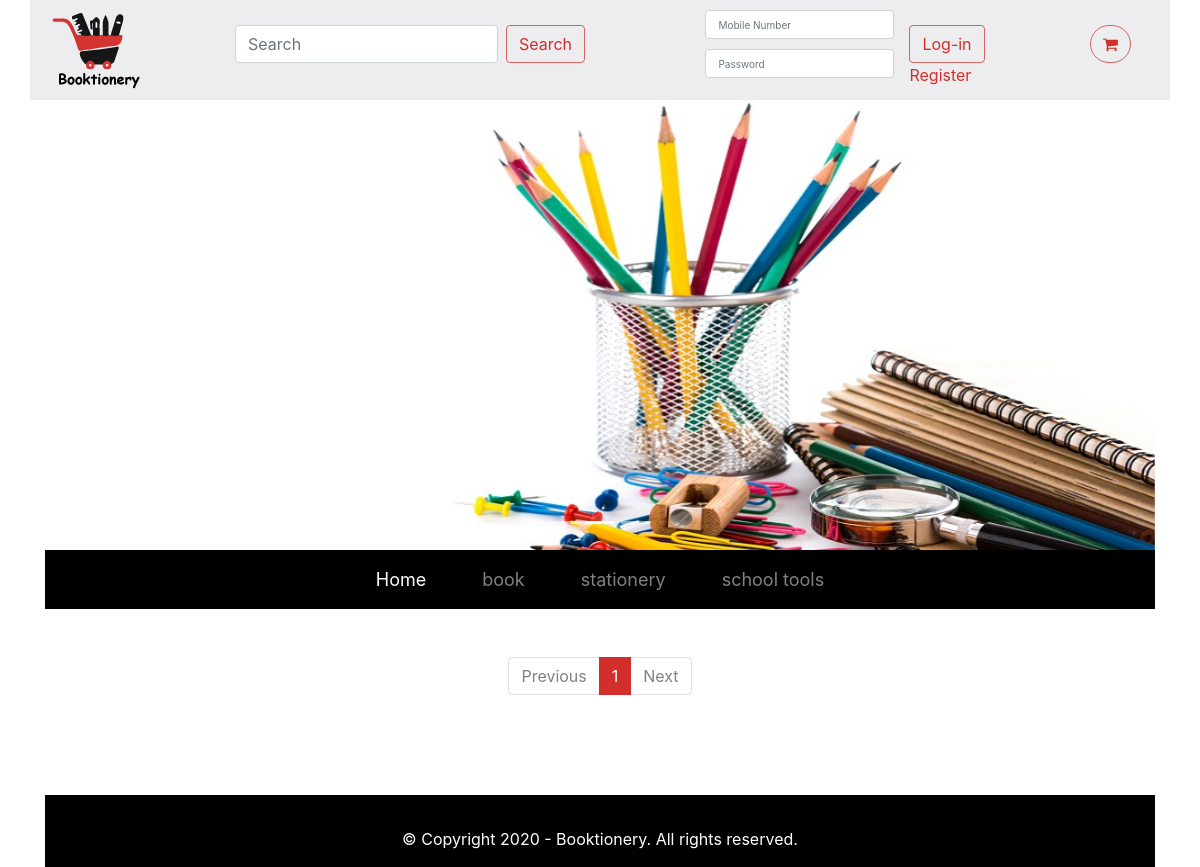
Before: / with the older database file.
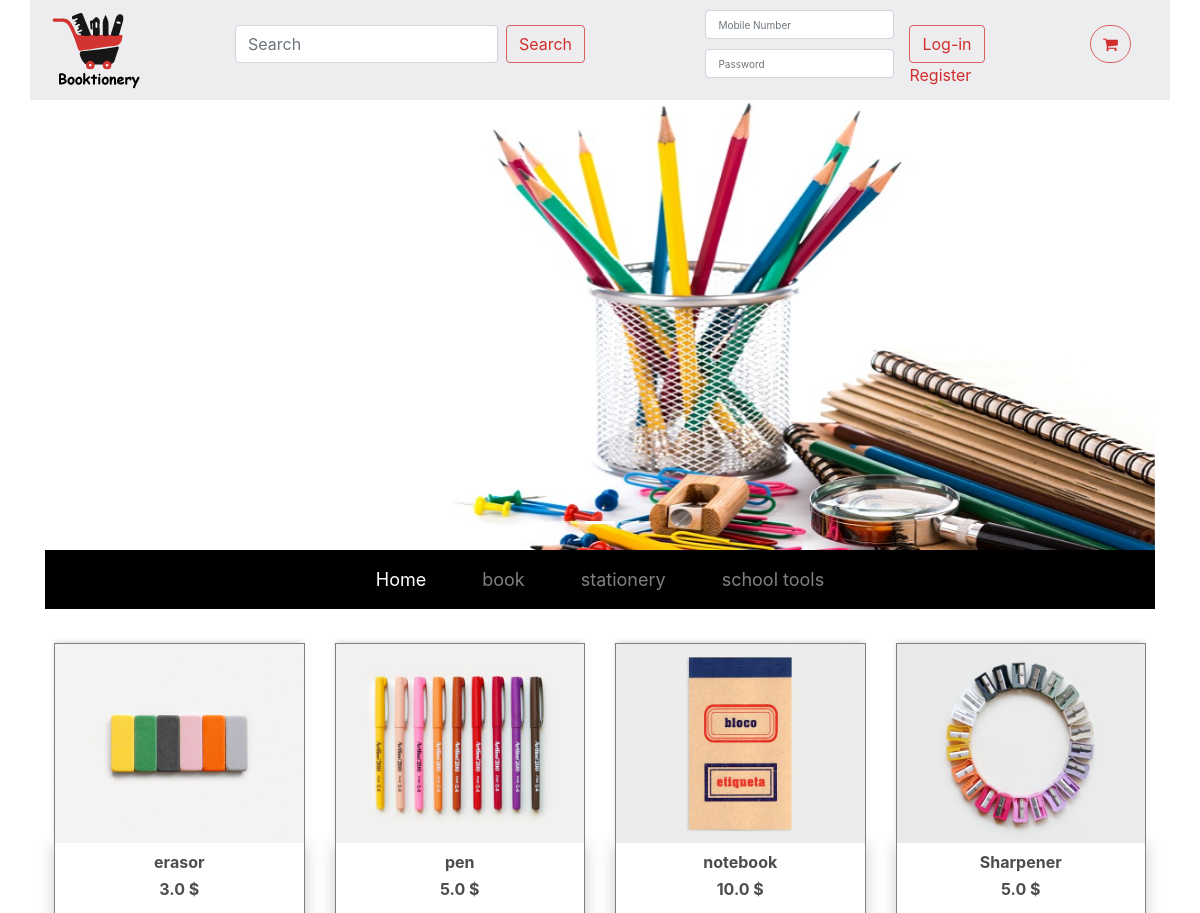
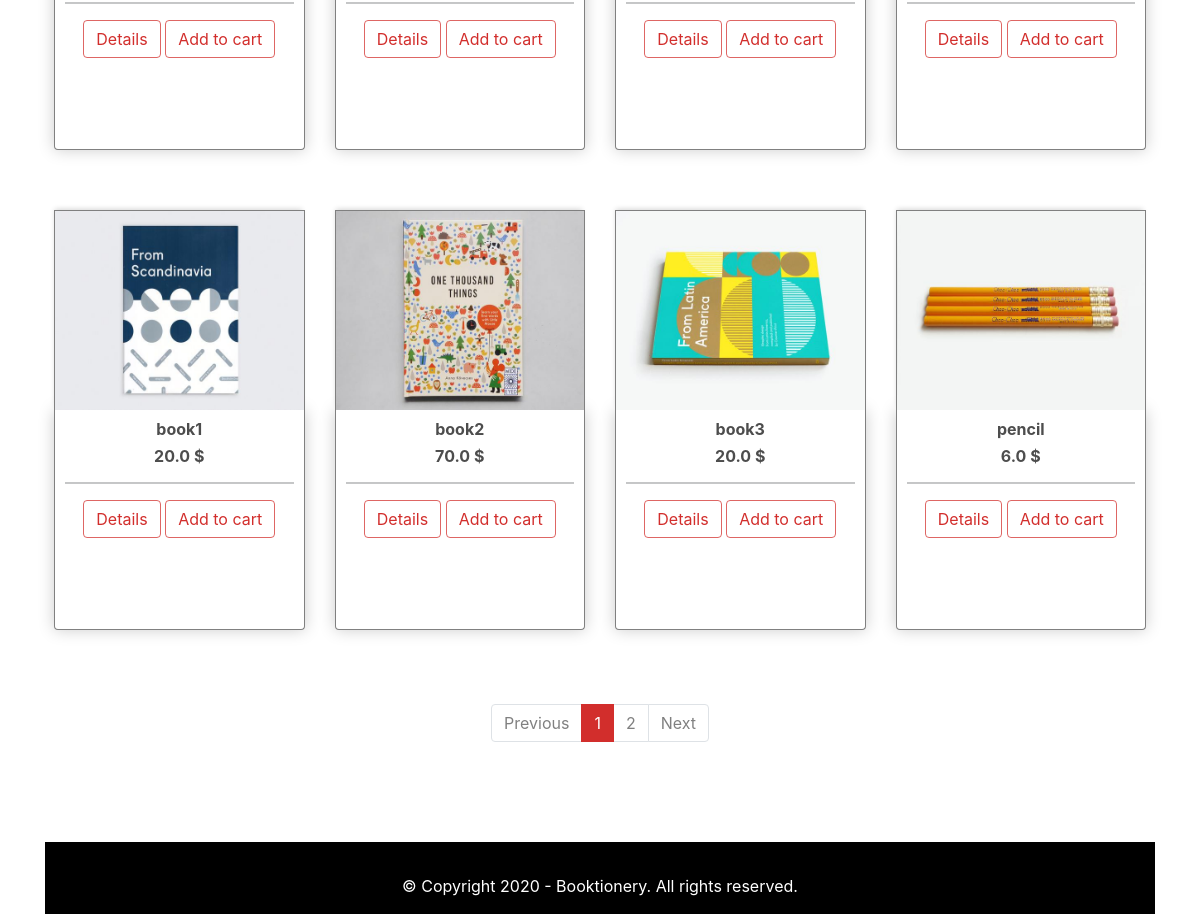
After: the same page with the newer database file (2 pictures, top to bottom).
### booktioneryapp/models.py (models this page shows)
class Category(models.Model):
    name = models.CharField(max_length=255)
    created_at = models.DateTimeField(auto_now_add=True)
    updated_at = models.DateTimeField(auto_now=True)

class Product(models.Model):
    name = models.CharField(max_length=255)
    description = models.TextField()
    price = models.FloatField()
    cat= models.ForeignKey(Category, related_name="Category_products", on_delete = models.CASCADE)
    available_quantity = models.IntegerField()
    img = models.CharField(max_length=255)
    updated_at = models.DateTimeField(auto_now=True)

### booktioneryapp/views.py (the view)
# urls.py: path('',views.welcome, name='search'),
def welcome(request):
    if 'term' in request.GET:
        qs = Product.objects.filter(name__icontains=request.GET.get('term'))
        titles = list()
        for product in qs:
            titles.append(product.name)
        return JsonResponse(titles, safe=False)
    if 'user_id' in request.session:
        return redirect('/success')
    else:
        product_list = models.all_products()
        category_list = models.all_categorys()
        page = request.GET.get('page', 1)
        paginator = Paginator(product_list, 8)
        try:
            products = paginator.page(page)
        except PageNotAnInteger:
            products = paginator.page(1)
        except EmptyPage:
            products = paginator.page(paginator.num_pages)
        context={
            'products':products,
            'categorys':category_list,
        }
        return render(request,'main.html',context)

### booktioneryapp/models.py (called while the page is built)
def all_products():
    products = Product.objects.all()
    return products

def all_categorys():
    category_list = Category.objects.all()
    return category_list

### booktioneryapp/templates/main.html (shortened to what this page needs)
{% include "header/header.html" %}
<!DOCTYPE html>
<html>
<head>
	{% load static %}
	<link rel="stylesheet" href="https://stackpath.bootstrapcdn.com/bootstrap/4.4.1/css/bootstrap.min.css"
>
	<link rel="stylesheet" href="https://stackpath.bootstrapcdn.com/bootstrap/4.4.1/css/bootstrap.min.css"
>
	<link rel="stylesheet" href="{% static 'css/main.css' %}">
</head>
<body>
	{% block content %}
	<div class="container p-4">
		<div class="row">
			{% for product in products %}
			<div class="col-lg-3 ">
				{% with '../static/img/'|add:product.img as imagePath %}
				<img src='{% static imagePath %}.png' class="thumbnail" alt="{{product.name}}">
				{% endwith %}
				<div class="box-element product">
					<h6><strong>{{product.name}}</strong></h6>
					<h6><strong>{{product.price}} $</strong></h6>
					<hr>
					<a class="btn btn-outline-success" href="/details/{{product.cat.name}}/{{product.id}}">Details</a>
					<a class="btn btn-outline-success" href="/addcart/{{product.cat.name}}/{{product.id}}">Add to cart</a>
				</div>
			</div>
			{% endfor %}
		</div>
	</div>
	<nav aria-label="Page navigation example">
		<ul class="pagination justify-content-center">
			{% if products.has_previous %}
			<li class="page-item">
				<a class="page-link" href="?page={{ products.previous_page_number }}">Previous</a>
			</li>
			{% else %}
			<li class="page-item disabled">
				<a class="page-link" href="#" tabindex="-1" aria-disabled="true">Previous</a>
			</li>
			{% endif %}
			{% for i in products.paginator.page_range %}
			{% if products.number == i %}
			<li class="page-item active" aria-current="page">
				<span class="page-link">
					{{ i }}
				</span>
			</li>
			{% elif i > products.number|add:'-5' and i < products.number|add:'5' %} <li class="page-item"><a
					class="page-link" href="?page={{ i }}">{{ i }}</a></li>
				{% endif %}
				{% endfor %}
				{% if products.has_next %}
				<li class="page-item">
					<a class="page-link" href="?page={{ products.next_page_number }}">Next</a>
				</li>
				{% else %}
				<li class="page-item disabled">
					<a class="page-link" href="#" tabindex="-1" aria-disabled="true">Next</a>
				</li>
				{% endif %}
		</ul>
	</nav>
	{% endblock %}
	{% include "footer/footer.html" %}
</body>
</html>

### booktioneryapp/templates/header/header.html (shortened to what this page needs)
<!DOCTYPE html>
<html lang="en">
<head>
    {% load static %}
    <link href="https://cdn.jsdelivr.net/npm/bootstrap@5.0.0-beta1/dist/css/bootstrap.min.css" rel="stylesheet"
>
    <link rel="stylesheet" href="https://cdnjs.cloudflare.com/ajax/libs/font-awesome/4.7.0/css/font-awesome.min.css">
    <link rel="stylesheet" href="{% static 'css/header.css' %}">
    <link rel="stylesheet" href="//code.jquery.com/ui/1.12.1/themes/base/jquery-ui.css">
    <link rel="stylesheet" href="https://maxcdn.bootstrapcdn.com/bootstrap/4.5.2/css/bootstrap.min.css">
</head>
<body>
    <div class="container">
        <div class="row space-between header">
            <div class="logo-img col-lg-2 ">
                <img src="{% static 'img/logo.png' %}" alt="booktionery logo">
            </div>
            <div class="search col-lg-4">
                <form class="d-flex" action="/search" method="POST">
                    <input name="product" id="product" class="form-control me-2 product" type="search"
                        placeholder="Search" aria-label="Search">
                    <button class="btn btn-outline-success" type="submit">Search</button>
                </form>
            </div>
            <div class="col-lg-5 space-between">
                {% if not user_id %}
                <form class="d-flex space-center" action="/login" method="POST">
                    <div class="margin-l-r">
                        <input class="form-control me-2" name="mobile_number" type="text" placeholder="Mobile Number"
                            id="mobile_number" required>
                        <input class="form-control me-2" name="password" type="password" placeholder="Password"
                            id="password" required>
                    </div>
                    <div>
                        <button class="btn btn-outline-success btn-m" type="submit">Log-in</button>
                        <br>
                        <a class="anchor" href="/register">Register</a>
                    </div>
                </form>
                {% endif %}
            </div>
            <div class="col-lg-1">
                <a class="btn btn-outline-success btn-m btn-border cart" href="/cart/{{user_id}}"><i class="fa fa-shopping-cart" aria-hidden="true"></i> {{request.session.cart}}</a>
            </div>
        </div>
        <div id="demo" class="carousel slide" data-ride="carousel" data-interval="2000">
            <ul class="carousel-indicators">
                <li data-target="#demo" data-slide-to="0" class="active"></li>
                <li data-target="#demo" data-slide-to="1"></li>
                <li data-target="#demo" data-slide-to="2"></li>
            </ul>
            <div class="slidershow">
                <div class="carousel-inner">
                    <div class="carousel-item">
                        <img src="{% static 'img/slider2.jpg' %}" alt="" width="100%" height="450px">
                    </div>
                </div>
                <a class="carousel-control-prev" href="#demo" data-slide="prev">
                    <span class="carousel-control-prev-icon"></span>
                </a>
                <a class="carousel-control-next" href="#demo" data-slide="next">
                    <span class="carousel-control-next-icon"></span>
                </a>
            </div>
        </div>
        <nav class="navbar navbar-expand-lg navbar-dark">
            <div class="container-fluid">
                <div class="collapse navbar-collapse space-around" id="navbarNavDropdown">
                    <ul class="navbar-nav">
                        <li class="nav-item">
                            {% if not user_id %}
                            <a class="nav-link active" aria-current="page" href="/">Home</a>
                            {% endif %}
                        </li>
                        {% for category in categorys %}
                        {% if category.name != 'school_tools' %}
                        <li class="nav-item">
                            {% if not user_id %}
                            <a class="nav-link" href="/products/{{category.name}}">{{category.name}}</a>
                            {% endif %}
                        </li>
                        {% endif %}
                        {% if category.name == 'school_tools' %}
                        <li class="nav-item">
                            {% if not user_id %}
                            <a class="nav-link" href="/products/{{category.name}}">school tools</a>
                            {% endif %}
                        </li>
                        {% endif %}
                        {% endfor %}
                    </ul>
                </div>
            </div>
        </nav>
    </div>
</body>
</html>

### booktioneryapp/templates/footer/footer.html (shortened to what this page needs)
<!DOCTYPE html>
<html lang="en">
<head>
    {% load static %}
    <link rel="stylesheet" href="https://stackpath.bootstrapcdn.com/bootstrap/4.4.1/css/bootstrap.min.css"
>
    <link rel="stylesheet" href="https://stackpath.bootstrapcdn.com/bootstrap/4.4.1/css/bootstrap.min.css"
>
    <link rel="stylesheet" href="{% static 'css/footer.css' %}">
</head>
<body>
    <div class="container">
        <footer class="mainfooter" role="contentinfo">
            <div class="footer-middle">
                <div class="container">
                    <div class="row">
                        <p class="text-center">&copy; Copyright 2020 - Booktionery. All rights reserved.</p>
                    </div>
                </div>
            </div>
        </footer>
    </div>
</body>
</html>

### booktioneryapp/static/css/header.css (style rules this page uses)
body { background-color:#ededf0; font-family: cursive; }
.header { background-color: #ededf0; }
.search { margin-top: 25px; }
input[type=text] { margin-top: 10px; font-size: x-small; margin-right: 20px; }
input[type=password] { margin-top: 10px; font-size: x-small; margin-right: 20px; }
.btn-m { margin-top: 25px; }
.btn-border { border-radius: 35px !important; }
.space-between { justify-content: space-between !important; }
.space-around { justify-content: space-around !important; }
.space-center { justify-content: center; }
.btn-outline-success { color: #d22e2c !important; border-color: #d22f2cbb !important; }
.navbar-nav .nav-item { margin: 0px 20px !important; font-size: large; }
.navbar-expand-lg { background-color: black !important; }
.margin-l-r { margin: 0px 15px; }
.anchor { color: #d22e2c !important; text-decoration: none; }

### booktioneryapp/static/css/main.css (style rules this page uses)
body { background-color:#ededf0; font-family: cursive; }
h1,h2,h3,h4,h5,h6 { color:hsl(0, 0%, 30%); }
h6 { font-size: 16px; }
.box-element { box-shadow:hsl(0, 0%, 80%) 0 0 16px; background-color: #fff; border-radius: 4px; border-bottom: 1px solid gray ; border-right: 1px solid gray ; border-left: 1px solid gray ; padding: 10px; min-height: 220px; margin-bottom: 50px; }
.thumbnail { border-top: 1px solid gray; border-right: 1px solid gray ; border-left: 1px solid gray ; width: 100%; min-height: 200px; -webkit-box-shadow: -1px -3px 5px -2px rgba(214,214,214,1); -moz-box-shadow: -1px -3px 5px -2px rgba(214,214,214,1); box-shadow: -1px -3px 5px -2px rgba(214,214,214,1); }
.product { border-radius: 0 0 4px 4px; }
.col-lg-3, .col-lg-10, .col-lg-8, .col-lg-12 { margin-top: 10px; text-align: center; }
hr { margin-bottom: 45px; }
.btn-outline-success { color: #d22e2c !important; border-color: #d22f2cbb !important; }
.page-item.active .page-link { color: #ffffff !important; background-color: #d22e2c !important; border-color: #d22f2cbb !important; }
.page-link { color: gray !important; }

### booktioneryapp/static/css/footer.css (style rules this page uses)
footer { background: #000000; background-color:#000000; color: white; margin-top: 100px; }
.footer-middle { padding-top: 2em; color: white; }
.mainfooter { position: relative; bottom: 0; width: 100%; }

Changed rows visible on the page:
changed Category (number 3 of 3 on the later page): name "school tools" → (not shown); now shows "school tools"
added Product: name (picture), name "erasor", price "3.0"
added Product: shows a picture, name "pen", price "5.0"
added Product: name (picture), name "notebook", price "10.0"
added Product: shows a picture, name "Sharpener", price "5.0"
added Product: name (picture), name "book1", price "20.0"
added Product: name (picture), name "book2", price "70.0"
added Product: name (picture), name "book3", price "20.0"
added Product: name (picture), name "pencil", price "6.0"
Other visible differences:
new list line: "2"
